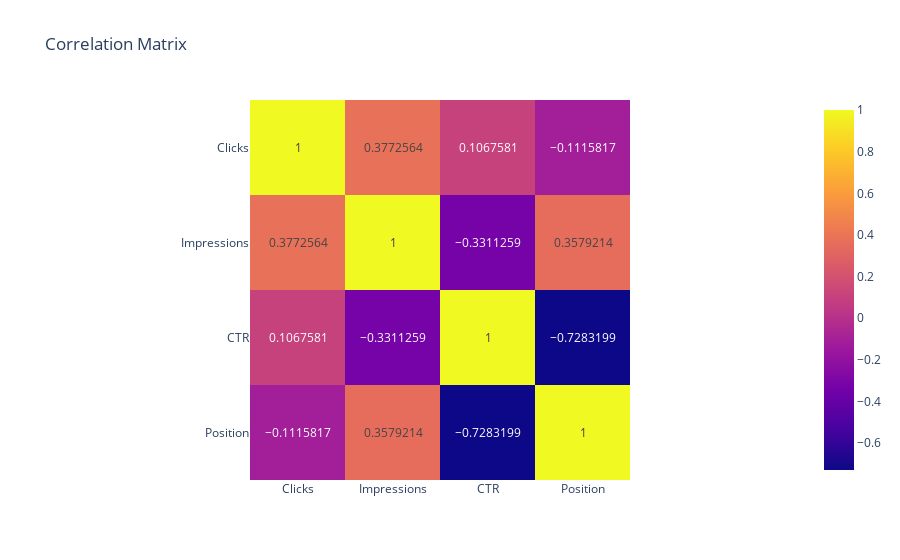

Write notebook code for a chart like this one.
### Markdown cell above
**Correlation Matrix**

### Code cell
# Correlation matrix visualization
correlation_matrix = queries_df[['Clicks', 'Impressions', 'CTR', 'Position']].corr() # computes the correlation matrix for the specified columns
fig_corr = px.imshow(correlation_matrix, text_auto=True, title='Correlation Matrix') # creates a heatmap of the correlation matrix
fig_corr.show() # displays the heatmap

### Figure 1 — Plotly figure (JSON) as saved in the notebook; plotly's stock layout.template omitted (floating-point values rounded to 4 significant figures)
{"data": [{"coloraxis": "coloraxis", "hovertemplate": "x: %{x}<br>y: %{y}<br>color: %{z}<extra></extra>", "name": "0", "texttemplate": "%{z}", "type": "heatmap", "x": ["Clicks", "Impressions", "CTR", "Position"], "xaxis": "x", "y": ["Clicks", "Impressions", "CTR", "Position"], "yaxis": "y", "z": [[1, 0.3773, 0.1068, -0.1116], [0.3773, 1, -0.3311, 0.3579], [0.1068, -0.3311, 1, -0.7283], [-0.1116, 0.3579, -0.7283, 1]]}], "layout": {"coloraxis": {"colorscale": [[0, "#0d0887"], [0.1111, "#46039f"], [0.2222, "#7201a8"], [0.3333, "#9c179e"], [0.4444, "#bd3786"], [0.5556, "#d8576b"], [0.6667, "#ed7953"], [0.7778, "#fb9f3a"], [0.8889, "#fdca26"], [1, "#f0f921"]]}, "title": {"text": "Correlation Matrix"}, "xaxis": {"anchor": "y", "constrain": "domain", "domain": [0, 1], "scaleanchor": "y"}, "yaxis": {"anchor": "x", "autorange": "reversed", "constrain": "domain", "domain": [0, 1]}}}
